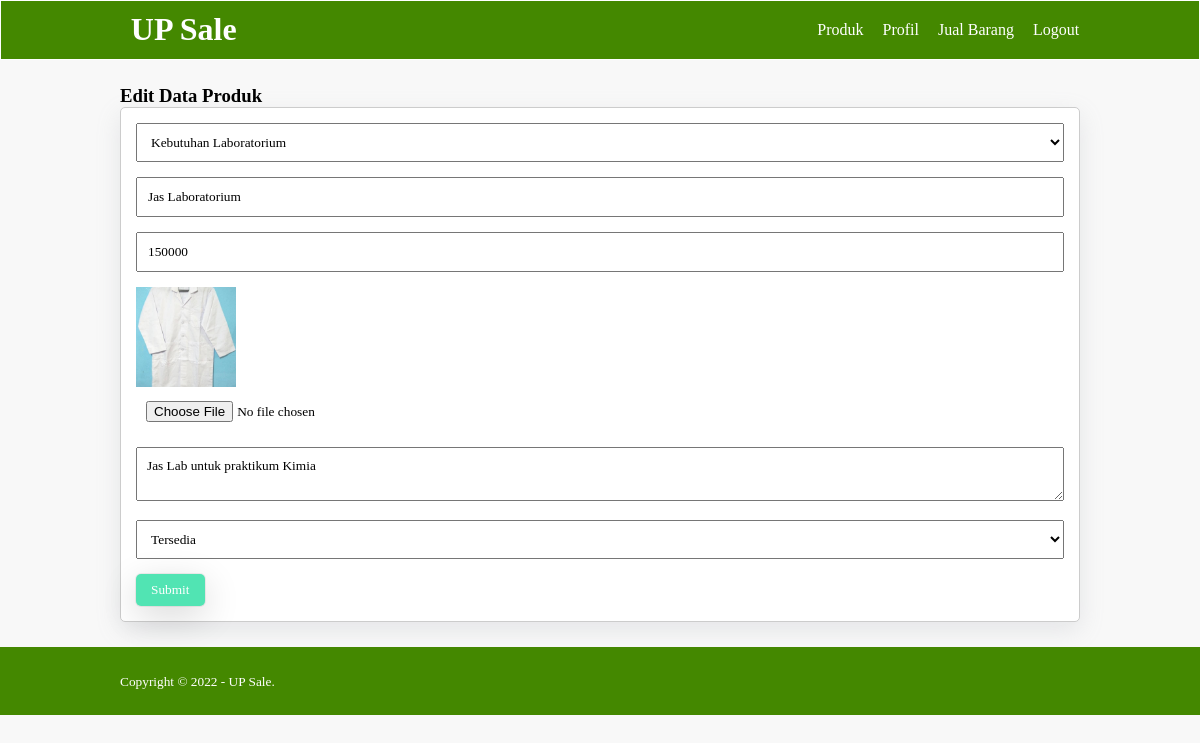
/edit-produk.php?id=9 (signed in), run on the app's committed database.
### tables this page shows
CREATE TABLE `tb_product` (
  `product_id` int(11) NOT NULL,
  `category_id` int(11) NOT NULL,
  `user_id` int(11) NOT NULL,
  `product_name` varchar(30) NOT NULL,
  `product_price` int(11) NOT NULL,
  `product_description` text NOT NULL,
  `product_image` varchar(100) NOT NULL,
  `product_status` tinyint(1) NOT NULL,
  `date_created` timestamp NOT NULL DEFAULT current_timestamp()
);

CREATE TABLE `tb_category` (
  `category_id` int(11) NOT NULL,
  `category_name` varchar(30) NOT NULL
);

### edit-produk.php (the view, shortened to what this page needs)
<?php
    include 'db.php';
    $produk = mysqli_query($conn, "SELECT * FROM tb_product WHERE product_id = '".$_GET['id']."' ");
    $p = mysqli_fetch_object($produk);
?>
<!DOCTYPE html>
<html lang="en">
<head>
    <link rel="stylesheet" type="text/css" href="css/style.css">
</head>
<body>
    <header>
        <div class="container">
            <h1><a href="dashboard.php">UP Sale</a></h1>
                <ul>
                    <li><a href="dashboard.php">Produk</a></li>
                    <li><a href="profil.php">Profil</a></li>
                    <li><a href="data-produk.php">Jual Barang</a></li>
                    <li><a href="logout.php">Logout</a></li>
                </ul>
        </div>
    </header>
    <div class="section">
        <div class="container">
            <h3>Edit Data Produk</h3>
            <div class="box">
                <form action="" method="POST" enctype="multipart/form-data">
                    <select class="input-control" name="kategori" required>
                        <?php
                            $kategori = mysqli_query($conn, "SELECT * FROM tb_category ORDER BY category_id DESC" );
                            while($r = mysqli_fetch_array($kategori)){
                        ?>
                        <option value="<?php echo $r['category_id'] ?>" <?php echo ($r['category_id'] == $p->category_id)?'selected':''; ?>><?php echo $r['category_name'] ?></option>
                        <?php } ?>
                    </select>
                    <input type="text" name="nama" class="input-control" placeholder="Nama Produk" value="<?php echo $p->product_name ?>" required>
                    <input type="text" name="harga" class="input-control" placeholder="Harga" value="<?php echo $p->product_price ?>" required>
                    <img src="produk/<?php echo $p->product_image ?>" width="100px">
                    <input type="file" name="gambar" class="input-control">
                    <textarea class="input-control" name="deskripsi" placeholder="Deskripsi"><?php echo $p->product_description ?></textarea>
                    <select class="input-control" name="status">
                        <option value="1" <?php echo ($p->product_status == 1)?'selected':''; ?>>Tersedia</option>
                    </select>
                    <input type="submit" name="submit" value="Submit" class="btn">
                </form>
            </div>
        </div>
    </div>
    <footer>
        <div class="container">
            <small>Copyright &copy; 2022 - UP Sale. </small>
        </div>
    </footer>
</body>
</html>

### css/style.css (style rules this page uses)
* { padding: 0; margin: 0; font-family: 'Quicksand', sand-serif; }
body { background-color: #f8f8f8; }
a { color: inherit; text-decoration: none; }
.input-control { width:100%; padding:10px; margin-bottom: 15px; box-sizing: border-box; }
.btn { padding: 8px 15px; background-color: rgb(81, 228, 179); color: #fff; border: none; cursor: pointer; border-radius: 5px; box-shadow: rgba(0, 0, 0, 0.16) 0px 10px 36px 0px, rgba(0, 0, 0, 0.06) 0px 0px 0px 1px; }
header { border:1px solid; background-color: rgb(68, 136, 0); color: #fff; }
header h1 { float: left; padding:10px; }
header ul { float: right; }
header ul li { display: inline-block; }
header ul li a { padding:20px 0 20px 15px; display:inline-block; }
footer { padding:25px 0; background-color: rgb(68, 136, 0); color: #fff }
.container { width: 80%; margin:0 auto; }
.container:after { content: ''; display: block; clear: both; }
.section { padding:25px 0; }
.box { background-color: #fff; border:1px solid #ccc; padding:15px; box-sizing: border-box; margin:10px 0 25 0; border-radius: 5px; box-shadow: rgba(149, 157, 165, 0.2) 0px 8px 24px; }
.box:after { content: ''; display: block; clear: both; }

### data on the page
tb_product: kategori "Kebutuhan Laboratorium", nama "Jas Laboratorium", harga "150000", product_image (picture), deskripsi "Jas Lab untuk praktikum Kimia", status "Tersedia"
